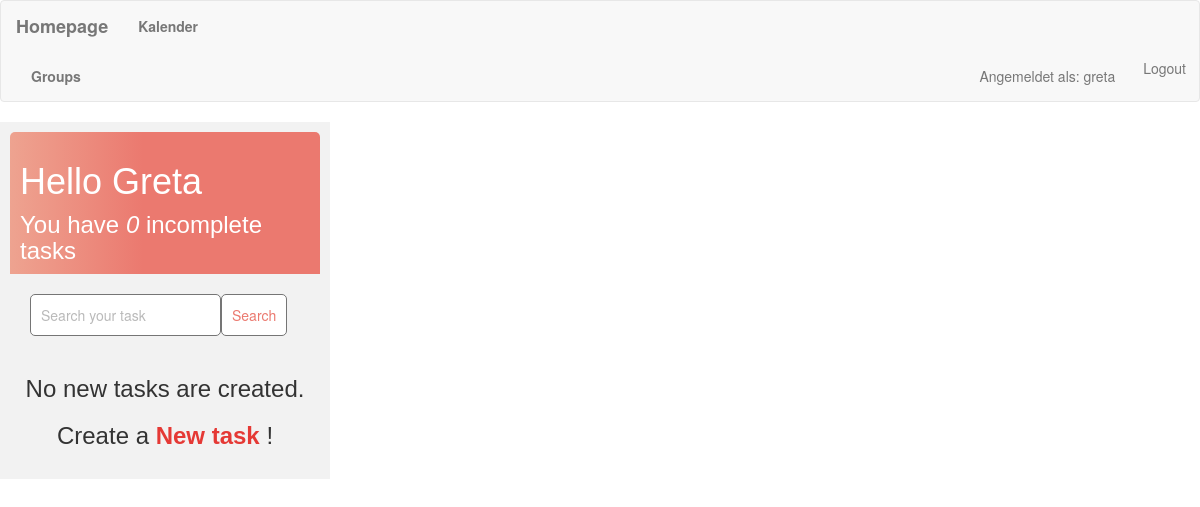
Page / (signed in) on the earlier database version.
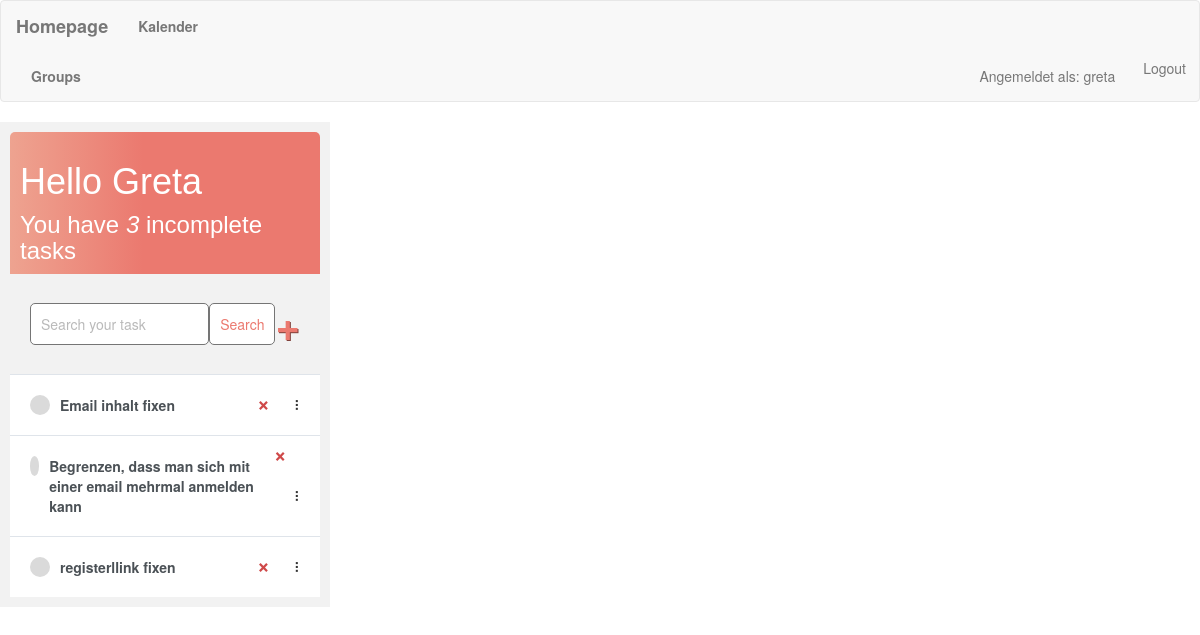
Same page on the later database version.
### todolist/models.py (models this page shows)
class Task(models.Model):
    user = models.ForeignKey(
        User, on_delete=models.CASCADE, null=True, blank=True)
    title = models.CharField(max_length=200)
    description = models.TextField(null=True, blank=True)
    complete = models.BooleanField(default=False)
    created = models.DateTimeField(auto_now_add=True)
    def __str__(self):
        return self.title
    class Meta:
        order_with_respect_to = 'user'

### todolist/views.py (the view)
# urls.py: path('', todolist_views.TaskList.as_view(), name='tasks'),
class TaskList(LoginRequiredMixin, ListView):
    model = Task
    context_object_name = 'tasks'
    template_name = 'task_list.html'
    def get_context_data(self, **kwargs):
        context = super().get_context_data(**kwargs)
        context['tasks'] = context['tasks'].filter(user=self.request.user)
        context['count'] = context['tasks'].filter(complete=False).count()
        search_input = self.request.GET.get('search-area') or ''
        if search_input:
            context['tasks'] = context['tasks'].filter(
                title__contains=search_input)
        context['search_input'] = search_input
        return context

### templates/task_list.html (shortened to what this page needs)
{% extends "base.html" %}
{% block main %}
{% include 'tasklistfunction.html' %}
{% endblock %}

### templates/tasklistfunction.html (shortened to what this page needs)
{% extends 'main.html' %}
{% block content %}
<div class="container">
    <div class="sidebar">
        <div class="header-bar">
            <div>
                <h1>Hello {{request.user|title}}</h1>
                <h3 style="margin:0">You have <i>{{count}}</i> incomplete task{{ count|pluralize:"s" }}</h3>
            </div>
        </div>
        <div id="search-add-wrapper">
            <form method="GET" style="display: flex;">
                <input type='text' name='search-area' placeholder="Search your task" value="{{search_input}}">
                <input class="button" type="submit" value='Search'>
            </form>
            {% if tasks|length > 0 %}
            <a id="add-link" href="{% url 'task-create' %}">&#x2b;</a>
            {% endif %}
        </div>
        <div id="tasklist" class="task-items-wrapper">
            {% for task in tasks %}
            <div class="task-wrapper" data-position="{{task.pk}}">
                <div class="task-title">
                    {% if task.complete %}
                    <div class="task-complete-icon"></div>
                    <i><s><a href="{% url 'task-update' task.id %}">{{task}}</a></s></i> {% else %}
                    <div class="task-incomplete-icon"></div>
                    <a href="{% url 'task-update' task.id %}">{{task}}</a> {% endif %}
                </div>
                <div class="task-controls">
                    <a class="delete-link" href="{% url 'task-delete' task.id %}">&#215;</a>
                    <span class="handle">&nbsp;&#10247;</span>
                </div>
            </div>
            {% empty %}
            <div style="text-align: center; padding-bottom: 10px; line-height: 1em;">
                <h3>No new tasks are created.</h3>
                <h3>Create a <a style="text-decoration: none; color: #e53935;" href="{% url 'task-create' %}">New task</a> ! </h3>
            </div>
            {% endfor %}
        </div>
    </div>
</div>
{% endblock %}

Differences in the rows shown:
added Task: title "Email inhalt fixen"
added Task: title "Begrenzen, dass man sich mit einer email mehrmal anmelden kann"
added Task: title "registerllink fixen"
Other differences:
{{ count }}: "0" → "3"
text no longer shown: "No new tasks are created. Create a New task !"
